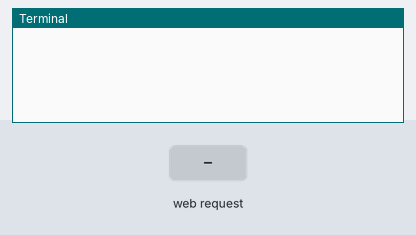
Recording of a program running on a simulated Raspberry Pi (BCM pin numbers). On the bench: the last lines printed to the terminal. The test bench sets the inputs (shaded band). The camera gives no picture and a still takes 0.5 s; the clock reads 2024-03-15 10:24:30 at power-on unless the program sets it.

Above: at 1.2 s.
1.3 s: HTTP request for / received
At 2.3 s:
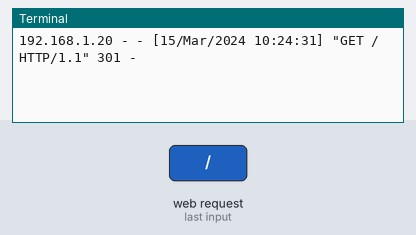
2.8 s: HTTP request for /index.html received
At 3.4 s:
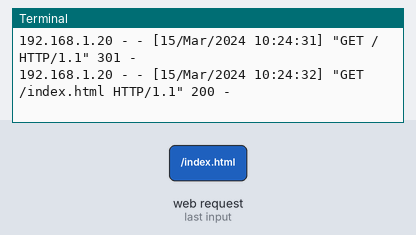
4.3 s: HTTP request for /stream.mjpg received
At 5.8 s:
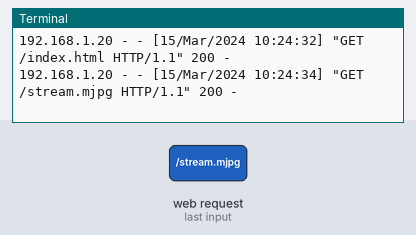

Measured:
- after the input at 1.3 s, the terminal: prints a new line at once (image 1)
- after the input at 2.8 s, the terminal: prints a new line at once (image 2)
- after the input at 4.3 s, the terminal: prints a new line at once (image 3)

The program:

mjpeg_server.py
```python
#!/usr/bin/python3

# Mostly copied from https://picamera.readthedocs.io/en/release-1.13/recipes2.html
# Run this script, then point a web browser at http:<this-ip-address>:8000
# Note: needs simplejpeg to be installed (pip3 install simplejpeg).

import io
import logging
import socketserver
from http import server
from threading import Condition

from picamera2 import Picamera2
from picamera2.encoders import JpegEncoder
from picamera2.outputs import FileOutput

PAGE = """\
<html>
<head>
<title>picamera2 MJPEG streaming demo</title>
</head>
<body>
<h1>Picamera2 MJPEG Streaming Demo</h1>
<img src="stream.mjpg" width="2000" height="1000" />
</body>
</html>
"""


class StreamingOutput(io.BufferedIOBase):
    def __init__(self):
        self.frame = None
        self.condition = Condition()

    def write(self, buf):
        with self.condition:
            self.frame = buf
            self.condition.notify_all()


class StreamingHandler(server.BaseHTTPRequestHandler):
    def do_GET(self):
        if self.path == '/':
            self.send_response(301)
            self.send_header('Location', '/index.html')
            self.end_headers()
        elif self.path == '/index.html':
            content = PAGE.encode('utf-8')
            self.send_response(200)
            self.send_header('Content-Type', 'text/html')
            self.send_header('Content-Length', len(content))
            self.end_headers()
            self.wfile.write(content)
        elif self.path == '/stream.mjpg':
            self.send_response(200)
            self.send_header('Age', 0)
            self.send_header('Cache-Control', 'no-cache, private')
            self.send_header('Pragma', 'no-cache')
            self.send_header('Content-Type', 'multipart/x-mixed-replace; boundary=FRAME')
            self.end_headers()
            try:
                while True:
                    with output.condition:
                        output.condition.wait()
                        frame = output.frame
                    self.wfile.write(b'--FRAME\r\n')
                    self.send_header('Content-Type', 'image/jpeg')
                    self.send_header('Content-Length', len(frame))
                    self.end_headers()
                    self.wfile.write(frame)
                    self.wfile.write(b'\r\n')
            except Exception as e:
                logging.warning(
                    'Removed streaming client %s: %s',
                    self.client_address, str(e))
        else:
            self.send_error(404)
            self.end_headers()


class StreamingServer(socketserver.ThreadingMixIn, server.HTTPServer):
    allow_reuse_address = True
    daemon_threads = True


picam2 = Picamera2()
picam2.configure(picam2.create_video_configuration(main={"size": (2000, 1000)}))
output = StreamingOutput()
picam2.start_recording(JpegEncoder(), FileOutput(output))

try:
    address = ('', 8000)
    server = StreamingServer(address, StreamingHandler)
    server.serve_forever()
finally:
    picam2.stop_recording()
```
